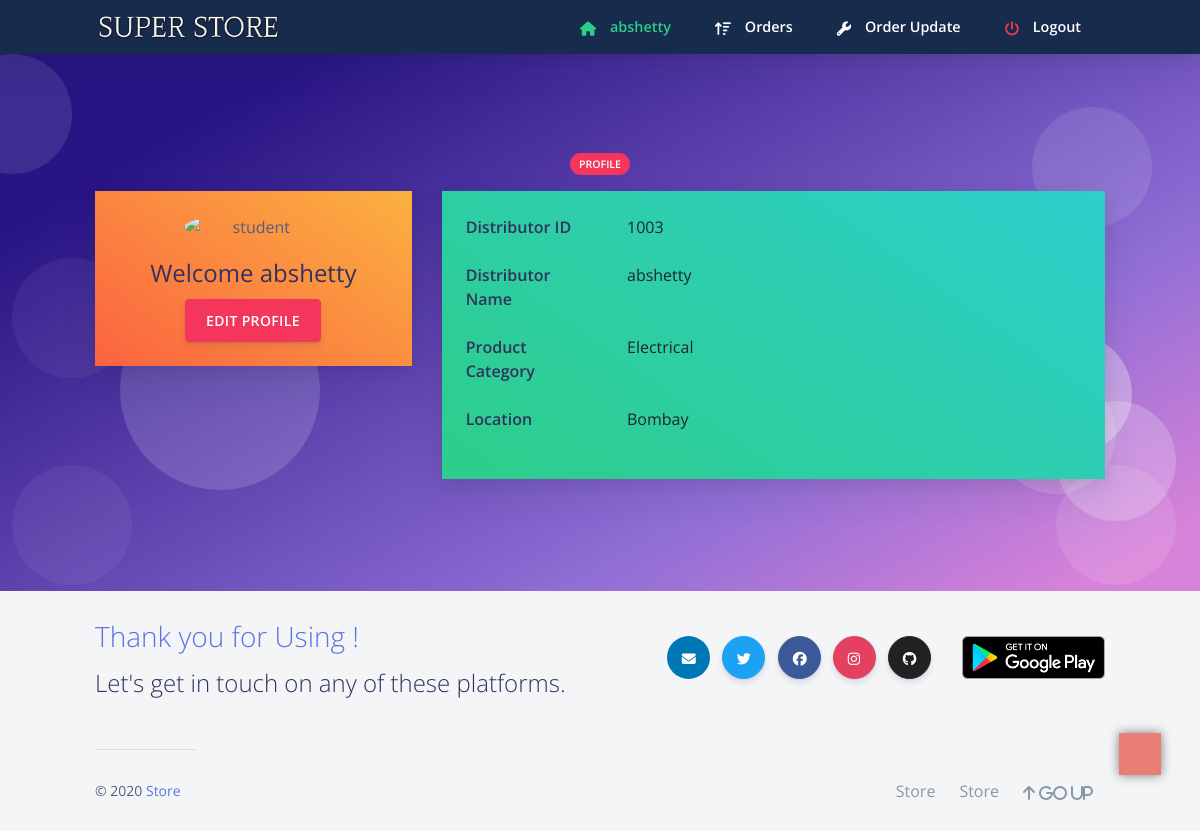
/dist/dhome.php (signed in), run on the app's committed database.
### tables this page shows
CREATE TABLE `dstbr` (
  `DID` int(11) NOT NULL,
  `DNAME` varchar(20) NOT NULL,
  `DPASS` varchar(20) NOT NULL DEFAULT 'admin',
  `DTYPE` varchar(20) NOT NULL,
  `DLOC` varchar(30) NOT NULL
);

### dist/session1.php (called while the page is built, shortened)
<?php
$conn = mysqli_connect("localhost", "root", "", "superstore");
$user_check = $_SESSION['login_user'];
$query = "SELECT DNAME from dstbr where DID = '$user_check'";
$ses_sql = mysqli_query($conn, $query);
$row = mysqli_fetch_assoc($ses_sql);
$login_session = $row['DNAME'];
?>

### dist/dhome.php (the view, shortened to what this page needs)
<?php
include('session1.php');
$query4 = "SELECT * from dstbr where DID='$user_check'";
              $ses_sq4 = mysqli_query($conn, $query4);
              $row4 = mysqli_fetch_assoc($ses_sq4);
              $para1 = $row4['DID'];
              $para2 = $row4['DNAME'];
              $para3 = $row4['DTYPE'];
			  $para5 = $row4['DLOC'];
?>
<!DOCTYPE html>
<html>
<head>
	<link rel="stylesheet" href="https://stackpath.bootstrapcdn.com/bootstrap/4.3.1/css/bootstrap.min.css"
>
	<link rel="stylesheet" href="https://pro.fontawesome.com/releases/v5.10.0/css/all.css"
/>
	<link rel="stylesheet" href=" https://cdnjs.cloudflare.com/ajax/libs/bootstrap-social/5.1.1/bootstrap-social.min.css "/>
  <link href="https://use.fontawesome.com/releases/v5.0.6/css/all.css" rel="stylesheet">
  <link href="../assets/css/nucleo-icons.css" rel="stylesheet" />
  <link href="../assets/css/nucleo-svg.css" rel="stylesheet" />
  <link rel="stylesheet" href="../assets/css/creativetim.min.css" type="text/css">
</head>
  <body class="bg-white" id="top">
    <nav
      id="navbar-main"
      class="
        navbar navbar-main navbar-expand-lg
        bg-default
        navbar-light
        position-sticky
        top-0
        shadow
        py-0
      "
    >
      <div class="container">
        <ul class="navbar-nav navbar-nav-hover align-items-lg-center">
          <li class="nav-item dropdown">
            <a href="../index.php" class="navbar-brand mr-lg-5 text-white">
                               <img src="../assets/img/nav.png" />
            </a>
          </li>
        </ul>
        <div class="navbar-collapse collapse bg-default" id="navbar_global">
          <ul class="navbar-nav align-items-lg-center ml-auto">
		   <li class="nav-item">
              <a href="shome.php" class="nav-link">
                <span class="text-success nav-link-inner--text font-weight-bold"
                  ><i class="text-success fas fa-home"></i> <?php echo $para2 ?> </span
                >
              </a>
            </li>
			 <li class="nav-item">
              <a href="dorders.php" class="nav-link">
                <span class="text-white nav-link-inner--text font-weight-bold"
                  ><i class="text-white fas fa-sort-amount-up"></i> Orders</span
                >
              </a>
            </li>
			<li class="nav-item">
              <a href="dordupdate.php" class="nav-link">
                <span class="text-white nav-link-inner--text font-weight-bold"
                  ><i class="text-white fas fa-wrench"></i> Order Update</span
                >
              </a>
            </li>
		   <li class="nav-item">
              <a href="logout1.php" class="nav-link">
                <span class="text-white nav-link-inner--text font-weight-bold"
                  ><i class="text-danger fas fa-power-off"></i> Logout</span
                >
              </a>
            </li>
          </ul>
        </div>
      </div>
    </nav>
  <section class="section section-shaped section-lg">
    <div class="shape shape-style-1 shape-primary">
      <span></span>
      <span></span>
      <span></span>
      <span></span>
      <span></span>
      <span></span>
      <span></span>
    </div>
<div class="container ">
    	 <div class="row">
          <div class="col-md-8 mx-auto text-center">
            <span class="badge badge-danger badge-pill mb-3">Profile</span>
          </div>
        </div>
          <div class="row row-content">
            <div class="col-md-4 mb-3">
				<div class="card">
                <div class="card-body bg-gradient-warning">
                  <div class="d-flex flex-column align-items-center text-center">
                    <img src="../assets/img/teacher.jpg" alt="student" class="rounded-circle" width="138">
                    <div class="mt-3">
                      <h4>                Welcome     <?php echo $login_session ?></h4>
                      		  <button data-toggle="modal" data-target="#edit" class="btn btn-danger">Edit Profile</button>
                    </div>
                  </div>
                </div>
              </div>
            </div>
                <div class="col-md-8">
              <div class="card mb-3">
                <div class="card-body bg-gradient-success">
                  <div class="row">
                    <div class="col-sm-3">
                      <h6 class="mb-0 font-weight-bold">Distributor ID</h6>
                    </div>
                    <div class="col-sm-9 text-dark">
                      <?php echo $para1 ?>
                    </div>
                  </div>
				  <br>
                  <div class="row">
                    <div class="col-sm-3">
                      <h6 class="mb-0 font-weight-bold">Distributor Name</h6>
                    </div>
                    <div class="col-sm-9 text-dark">
                      <?php echo $para2 ?>
                    </div>
                  </div>
               <br>
                  <div class="row">
                    <div class="col-sm-3">
                      <h6 class="mb-0 font-weight-bold">Product Category</h6>
                    </div>
                    <div class="col-sm-9 text-dark">
                      <?php echo $para3 ?>
                    </div>
                  </div>
                   <br>
				    <div class="row">
                    <div class="col-sm-3">
                      <h6 class="mb-0 font-weight-bold">Location</h6>
                    </div>
                    <div class="col-sm-9 text-dark">
                      <?php echo $para5 ?>
                    </div>
                  </div>
                   <br>
                </div>
              </div>
            </div>
          </div>
        </div>
</section>
    <?php require("../footer.php");?>
</body>
</html>

### data on the page
dstbr: DNAME "abshetty", DID "1003", DTYPE "Electrical", DLOC "Bombay"
